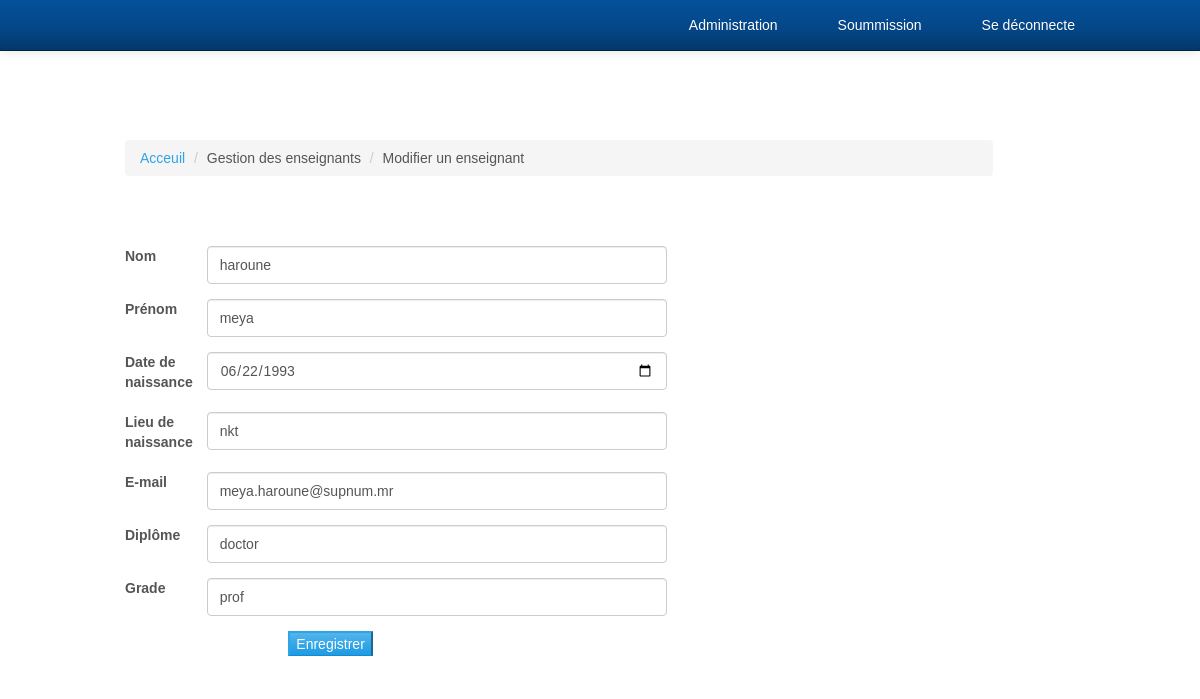
Screenshot of /admin/modifier_enseignant.php?id_ens=1 (signed in) with the database file from the repository.
### tables this page shows
CREATE TABLE `enseignant` (
  `id_ens` int(10) PRIMARY KEY AUTO_INCREMENT ,
  `nom` varchar(60) DEFAULT NULL,
  `prenom` varchar(60) DEFAULT NULL,
  `Date_naiss` date DEFAULT NULL,
  `lieu_naiss` varchar(30) DEFAULT NULL,
  `email` varchar(100) DEFAULT NULL,
  `diplome` varchar(20) DEFAULT NULL,
  `grade` varchar(20) DEFAULT NULL,
  `id_role` int(11) NOT NULL,
  `id_sous` int(10) DEFAULT NULL,
  FOREIGN KEY (id_role) REFERENCES role(id_role),
  FOREIGN KEY (id_sous) REFERENCES soumission(id_sous)
);

### admin/modifier_enseignant.php (the view, shortened to what this page needs)
<?php
        include_once "../connexion.php";
        $id_ens = $_GET['id_ens'];
        $req = mysqli_query($conn , "SELECT * FROM enseignant WHERE id_ens = $id_ens");
        $row = mysqli_fetch_assoc($req);
        include "../nav_bar.php";
        ?>
<div class="container">
    <div class="row">
        <div class="col-lg-11">
            <ol class="breadcrumb">
            <li><a href="#">Acceuil</a>
                    </li>
                    <li>Gestion des enseignants</li>
                    <li>Modifier un enseignant</li>
            </ol>
        </div>
    </div>
<div class="form-horizontal">
    <br><br>
        <form action="" method="POST">
        <div class="form-group">
            <label class="col-md-1">Nom</label>
            <div class="col-md-6">
                <input type="text" name="nom" class = "form-control" value="<?=$row['nom']?>">
            </div>
        </div>
        <div class="form-group">
            <label class="col-md-1" >Prénom</label>
            <div class="col-md-6">
            <input type="text" name="prenom" class = "form-control"  value="<?=$row['prenom']?>">
            </div>
        </div>
        <div class="form-group">
            <label class="col-md-1" >Date de naissance</label>
            <div class="col-md-6" >
            <input type="date" name="Date_naiss" class = "form-control" value="<?=$row['Date_naiss']?>">
            </div>
        </div>
        <div class="form-group">
            <label class="col-md-1" >Lieu de naissance</label>
            <div class="col-md-6" >
            <input type="text" name="lieu_naiss" class = "form-control" value="<?=$row['lieu_naiss']?>">
            </div>
        </div>
        <div class="form-group">
            <label class="col-md-1" >E-mail</label>
            <div class="col-md-6" >
            <input type="email" name="email" class = "form-control" value="<?=$row['email']?>">
            </div>
        </div>
        <div class="form-group">
            <label class="col-md-1" >Diplôme</label>
            <div class="col-md-6" >
            <input type="text" name="diplome" class = "form-control" value="<?=$row['diplome']?>">
            </div>
        </div>
        <div class="form-group">
            <label class="col-md-1" >Grade</label>
            <div class="col-md-6" >
            <input type="text" name="grade" class = "form-control" value="<?=$row['grade']?>">
            </div>
        </div>
        <div class="form-group">
            <div class="col-md-offset-2 col-md-10">
                <input type="submit" name="button" value=Enregistrer class="btn-primary"  />
            </div>
        </div>
        </form>
</div>
</div>

### admin/CSS/modern-business.css (style rules this page uses)
﻿ html, body { height: 100%; }
body { padding-top: 50px; }

### admin/CSS/style.css (style rules this page uses)
body { margin: 0; padding: 0; font-family:Arial, Helvetica, sans-serif; }

### rows the page displays
enseignant: nom "haroune", prenom "meya", Date_naiss "06/22/1993", lieu_naiss "nkt", email "meya.haroune@supnum.mr", diplome "doctor", grade "prof"
